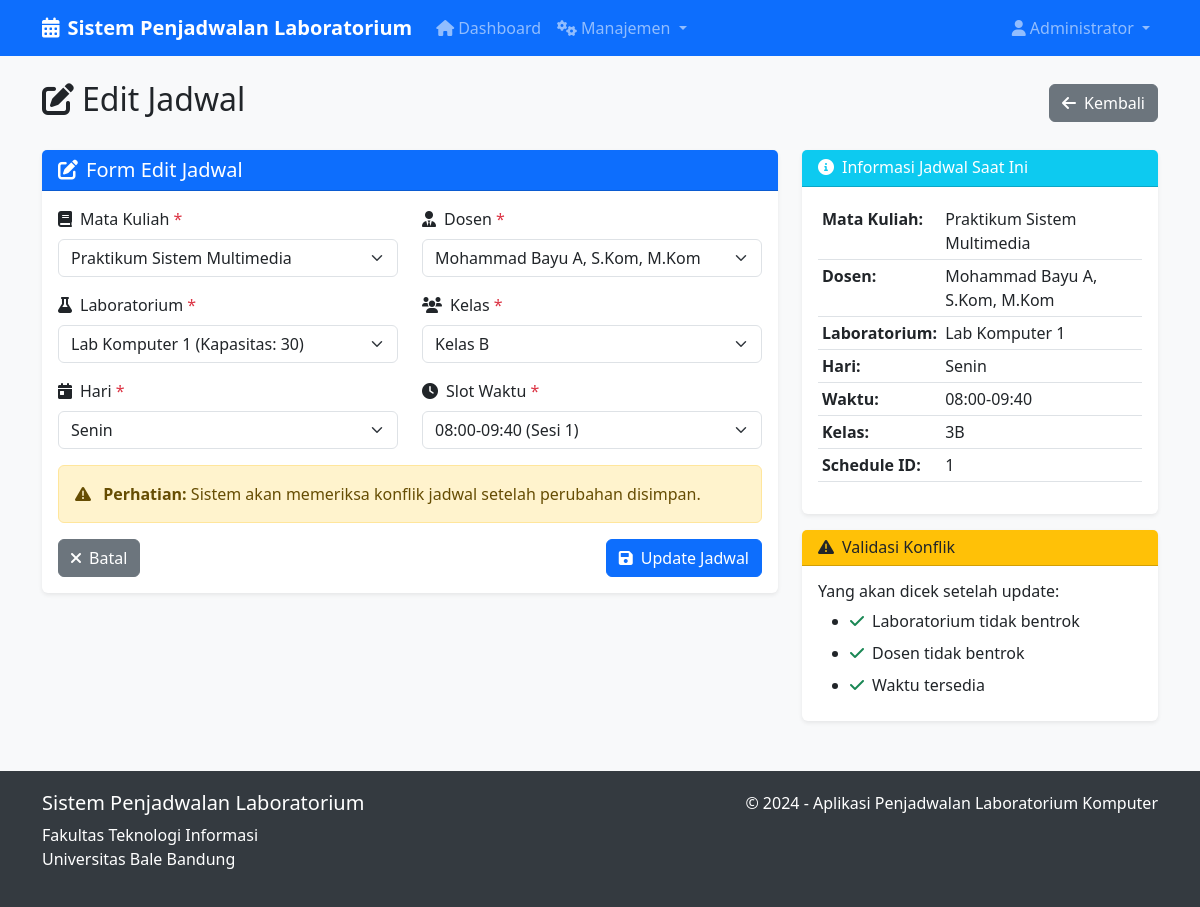
Before: /schedules/edit/1 (signed in) with the older database file.
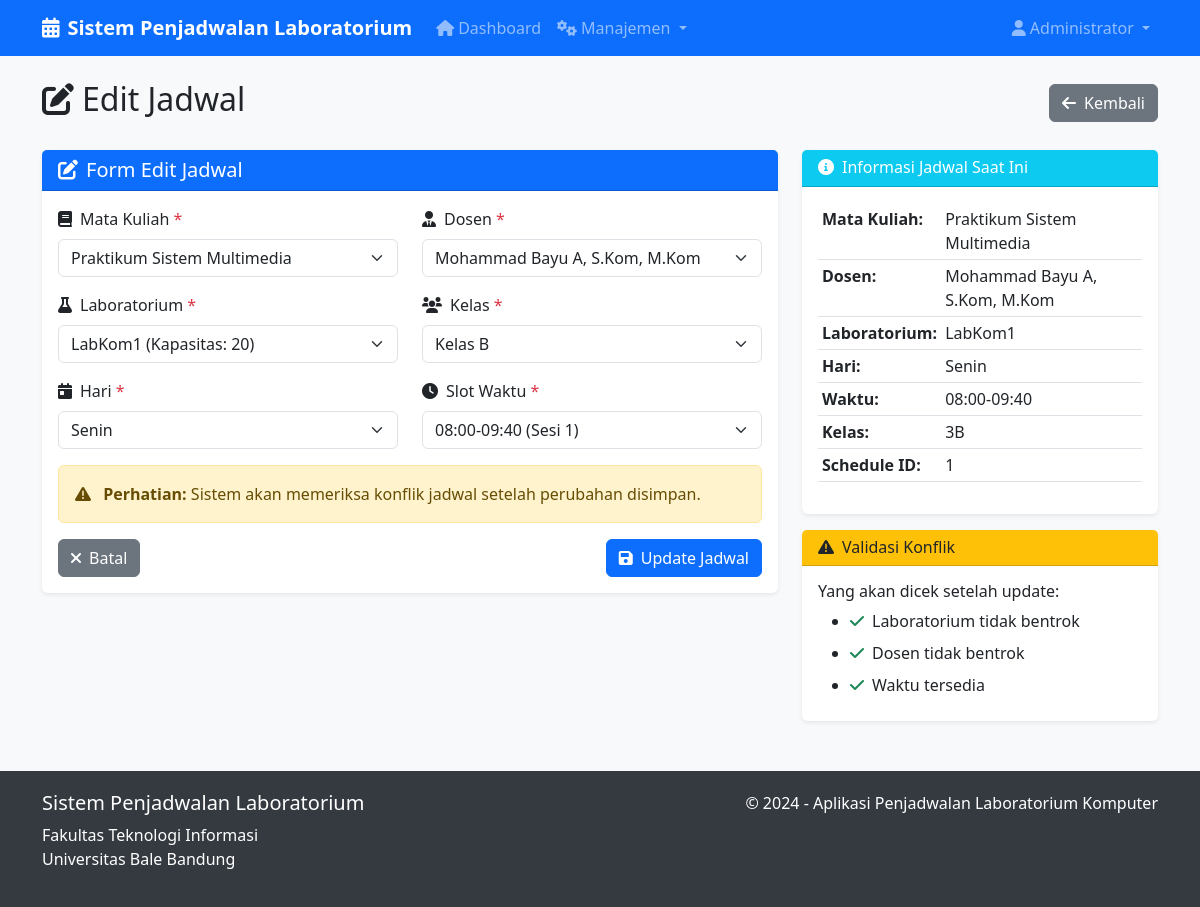
After: the same page with the newer database file.
### app.py (models this page shows)
class Schedule(db.Model):
    id = db.Column(db.Integer, primary_key=True)
    course_id = db.Column(db.Integer, db.ForeignKey('course.id'), nullable=False)
    lecturer_id = db.Column(db.Integer, db.ForeignKey('user.id'), nullable=False)
    lab_id = db.Column(db.Integer, db.ForeignKey('lab.id'), nullable=False)
    day = db.Column(db.String(10), nullable=False)  # Senin, Selasa, etc.
    time_slot = db.Column(db.String(20), nullable=False)  # 08:00-10:00, etc.
    class_name = db.Column(db.String(5), nullable=False)  # A, B, C
    created_at = db.Column(db.DateTime, default=datetime.utcnow)

class Lab(db.Model):
    id = db.Column(db.Integer, primary_key=True)
    lab_name = db.Column(db.String(50), nullable=False)
    capacity = db.Column(db.Integer, nullable=False)
    schedules = db.relationship('Schedule', backref='laboratory', lazy=True)

class Course(db.Model):
    id = db.Column(db.Integer, primary_key=True)
    code = db.Column(db.String(20), unique=True, nullable=False)
    course_name = db.Column(db.String(100), nullable=False)
    semester = db.Column(db.Integer, nullable=False)  # 1-8
    sks = db.Column(db.Integer, nullable=False)  # 1-4
    schedules = db.relationship('Schedule', backref='course', lazy=True)

class User(db.Model):
    id = db.Column(db.Integer, primary_key=True)
    username = db.Column(db.String(80), unique=True, nullable=False)
    password = db.Column(db.String(120), nullable=False)
    role = db.Column(db.String(20), nullable=False)  # admin, staff, lecturer
    full_name = db.Column(db.String(100), nullable=False)
    schedules = db.relationship('Schedule', backref='lecturer', lazy=True)

### app.py (the view, shortened to what this page needs)
@app.route('/schedules/edit/<int:id>', methods=['GET', 'POST'])
@role_required('admin', 'staff')
def edit_schedule(id):
    schedule = Schedule.query.get_or_404(id)
    courses = Course.query.all()
    lecturers = User.query.filter_by(role='lecturer').all()
    labs = Lab.query.all()
    return render_template('edit_schedule.html',
                         schedule=schedule,
                         courses=courses,
                         lecturers=lecturers,
                         labs=labs)

### app.py (called while the page is built)
def role_required(*roles):
    def decorator(f):
        from functools import wraps
        @wraps(f)
        def decorated_function(*args, **kwargs):
            if 'user_id' not in session:
                flash('Silakan login terlebih dahulu', 'danger')
                return redirect(url_for('login'))
            user = User.query.get(session['user_id'])
            if user.role not in roles:
                flash('Anda tidak memiliki akses ke halaman ini', 'danger')
                return redirect(url_for('dashboard'))
            return f(*args, **kwargs)
        return decorated_function
    return decorator

### templates/edit_schedule.html (shortened to what the changed rows need)
{% extends "base.html" %}
{% block content %}
<div class="row">
    <div class="col-12">
        <div class="d-flex justify-content-between align-items-center mb-4">
            <h2><i class="fas fa-edit me-2"></i>Edit Jadwal</h2>
        </div>
    </div>
</div>
<div class="row">
    <div class="col-md-8">
        <div class="card">
            <div class="card-body">
                <form method="POST" id="scheduleForm">
                    <div class="row">
                        <div class="col-md-6 mb-3">
                            <label for="course_id" class="form-label">
                                <i class="fas fa-book me-2"></i>Mata Kuliah <span class="text-danger">*</span>
                            </label>
                            <select class="form-select" id="course_id" name="course_id" required>
                                {% for course in courses %}
                                <option value="{{ course.id }}" {% if course.id==schedule.course_id %}selected{% endif
                                    %}>
                                    {{ course.course_name }}
                                </option>
                                {% endfor %}
                            </select>
                        </div>
                        <div class="col-md-6 mb-3">
                            <label for="lecturer_id" class="form-label">
                                <i class="fas fa-user-tie me-2"></i>Dosen <span class="text-danger">*</span>
                            </label>
                            <select class="form-select" id="lecturer_id" name="lecturer_id" required>
                                {% for lecturer in lecturers %}
                                <option value="{{ lecturer.id }}" {% if lecturer.id==schedule.lecturer_id %}selected{%
                                    endif %}>
                                    {{ lecturer.full_name }}
                                </option>
                                {% endfor %}
                            </select>
                        </div>
                    </div>
                    <div class="row">
                        <div class="col-md-6 mb-3">
                            <label for="lab_id" class="form-label">
                                <i class="fas fa-flask me-2"></i>Laboratorium <span class="text-danger">*</span>
                            </label>
                            <select class="form-select" id="lab_id" name="lab_id" required>
                                {% for lab in labs %}
                                <option value="{{ lab.id }}" data-capacity="{{ lab.capacity }}" {% if
                                    lab.id==schedule.lab_id %}selected{% endif %}>
                                    {{ lab.lab_name }} (Kapasitas: {{ lab.capacity }})
                                </option>
                                {% endfor %}
                            </select>
                        </div>
                        <div class="col-md-6 mb-3">
                            <label for="class_name" class="form-label">
                                <i class="fas fa-users me-2"></i>Kelas <span class="text-danger">*</span>
                            </label>
                            <select class="form-select" id="class_name" name="class_name" required>
                                <option value="B" {% if schedule.class_name=='B' %}selected{% endif %}>Kelas B</option>
                            </select>
                        </div>
                    </div>
                    <div class="row">
                        <div class="col-md-6 mb-3">
                            <label for="day" class="form-label">
                                <i class="fas fa-calendar-day me-2"></i>Hari <span class="text-danger">*</span>
                            </label>
                            <select class="form-select" id="day" name="day" required>
                                <option value="Senin" {% if schedule.day=='Senin' %}selected{% endif %}>Senin</option>
                            </select>
                        </div>
                        <div class="col-md-6 mb-3">
                            <label for="time_slot" class="form-label">
                                <i class="fas fa-clock me-2"></i>Slot Waktu <span class="text-danger">*</span>
                            </label>
                            <select class="form-select" id="time_slot" name="time_slot" required>
                                <option value="08:00-09:40" {% if schedule.time_slot=='08:00-09:40' %}selected{% endif
                                    %}>08:00-09:40 (Sesi 1)</option>
                            </select>
                        </div>
                    </div>
                </form>
            </div>
        </div>
    </div>
    <div class="col-md-4">
        <div class="card">
            <div class="card-body">
                <table class="table table-sm">
                    <tr>
                        <td><strong>Laboratorium:</strong></td>
                        <td>{{ schedule.laboratory.lab_name }}</td>
                    </tr>
                    <tr>
                        <td><strong>Hari:</strong></td>
                        <td>{{ schedule.day }}</td>
                    </tr>
                    <tr>
                        <td><strong>Waktu:</strong></td>
                        <td>{{ schedule.time_slot }}</td>
                    </tr>
                    <tr>
                        <td><strong>Kelas:</strong></td>
                        <td>{{ schedule.course.semester }}{{ schedule.class_name }}</td>
                    </tr>
                    <tr>
                        <td><strong>Schedule ID:</strong></td>
                        <td>{{ schedule.id }}</td>
                    </tr>
                </table>
            </div>
        </div>
    </div>
</div>
{% endblock %}

Changed rows visible on the page:
changed through a linked row, Schedule "Senin": lab_id "Lab Komputer 1 (Kapasitas: 30)" → "LabKom1 (Kapasitas: 20)"
changed Lab: laboratory.lab_name "Lab Komputer 1" → "LabKom1"
